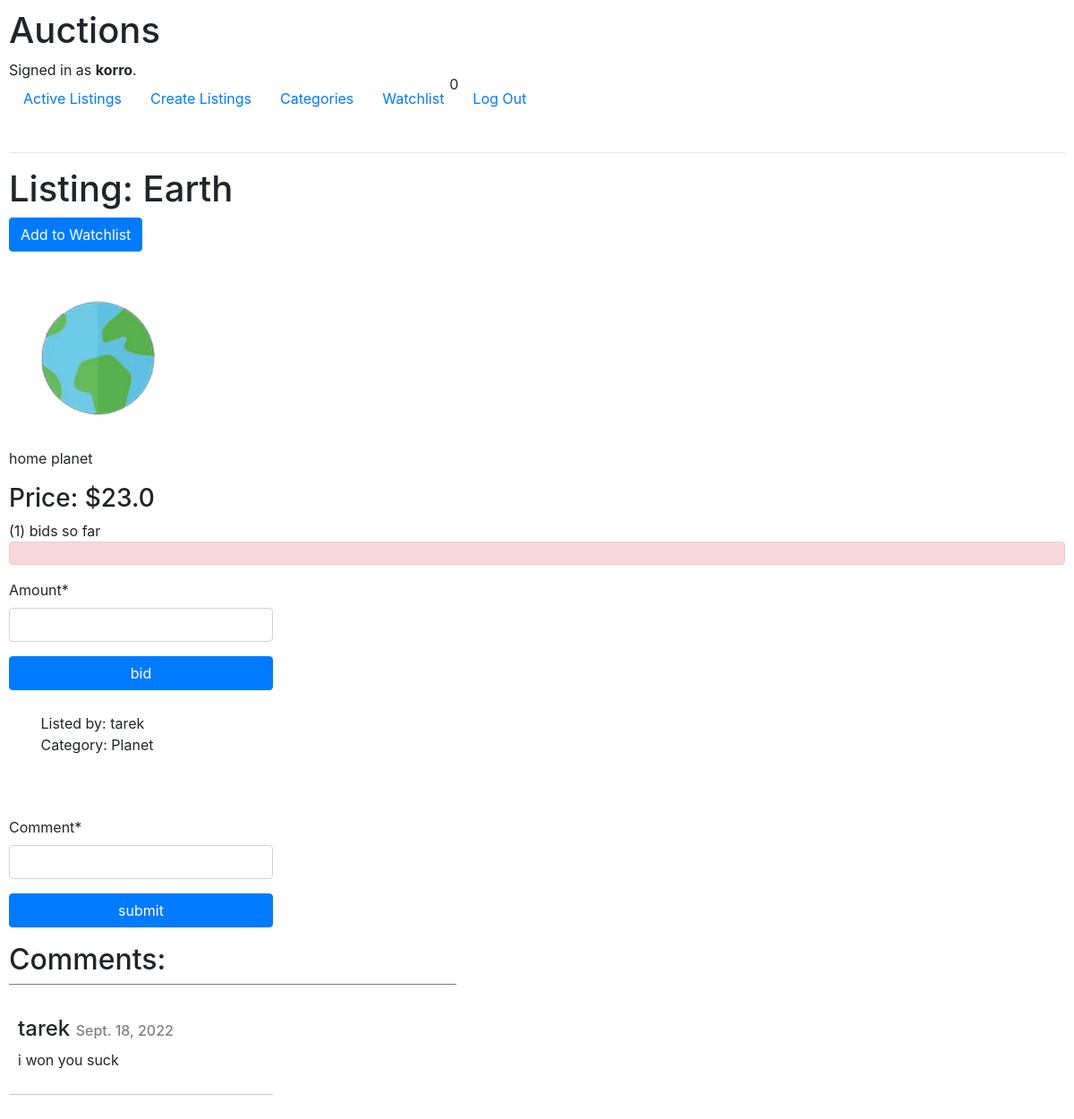
The app's page /2 (signed in) with its own data.
### auctions/models.py (models this page shows, shortened)
class User(AbstractUser):
    pass

class Listing(models.Model):
    user = models.ForeignKey(User, on_delete=models.PROTECT, default='',  null=True )
    title = models.CharField(max_length=200)
    description = models.TextField()
    image = models.ImageField(upload_to='media/')
    price = models.FloatField()
    category = models.ForeignKey(Category,on_delete=models.CASCADE,default='',blank=True, null=True)
    watchers = models.ManyToManyField(User,blank=True,related_name="listings",default=None)
    is_active = models.BooleanField(default=True)

class Category(models.Model):
    category = models.CharField(max_length=200)
    def __str__(self):
        return self.category

class Comment(models.Model):
    user = models.ForeignKey(User, on_delete=models.CASCADE)
    comment = models.CharField(max_length=200)
    listing = models.ForeignKey(Listing, on_delete=models.CASCADE, default='')
    date = models.DateField(default=now)

### auctions/views.py (the view)
# urls.py: path("<int:id>", views.listing, name="listing"),
@login_required(login_url='/login')
def listing(request, id):
    comment_form = AddComment()
    bid_form = AddBid()
    listing =  Listing.objects.get(id=id)
    if not listing:
        return HttpResponseRedirect("/")
    watchers = request.user.listings.all()
    bids = Bid.objects.filter(listing_id=listing.id)
    comments = Comment.objects.filter(listing_id=listing.id)
    winner = None
    for bid in Bid.objects.filter(listing_id=listing.id).values_list("amount"):
        if listing.is_active == False:
            if bids.aggregate(Max('amount'))['amount__max'] == bid[0]:
                winner = Bid.objects.get(listing_id=listing.id, amount=bids.aggregate(Max('amount'))['amount__max']).user
    return render(request, "auctions/listing.html", {
        "listing": listing,
        "comment_form": comment_form,
        "bid_form": bid_form,
        "watchers": watchers,
        "bids": bids,
        "comments": comments,
        "winner": winner
    })

### auctions/forms.py
class AddComment(ModelForm):
       class Meta:
             model = Comment
             fields = ['comment']

class AddBid(ModelForm):
       class Meta:
             model = Bid
             fields = ['amount']

### auctions/templates/auctions/listing.html (shortened to what this page needs)
{% extends "auctions/layout.html" %}
{% load crispy_forms_tags %}
{% block body %}
<div class="listing-page-active{% if not listing.is_active %}isting-page-inactive{% endif %} ">
   {% if  not listing.is_active  %}
        <h1> Listing: {{listing.title}} <span style="color:red;">[CLOSED]</span></h1> <span>winner:{{winner}}</span>
   {% else %}
        <h1> Listing: {{listing.title}}</h1>
   {% endif %}
    <div class="listing-btns">
    {% if user.is_authenticated %}
        {% if listing in watchers %}
            <form action="{% url 'deletewatchlist' id=listing.id %}" method="post">
                {% csrf_token %}
                 <input type="submit" value="Remove From watchlist" class="btn btn-danger" name="watchlistBtn">
             </form>
        {% else %}
            <form action="{% url 'addwatchlist' id=listing.id %}" method="post">
                <input type="submit" value="Add to Watchlist" class="btn btn-primary" name="watchlistBtn">
            </form>
        {% endif %}
    {% endif %}
    </div>
    <div class="info">
        <img src="{{MEDIA_URL}}{{listing.image}}" alt="" width="200px">
        <p>{{listing.description}}</p>
        <h3>Price: ${{listing.price}}</h3>
    </div>
    <div class="bids">
    <span class="bids">({{bids.count}}) bids so far</span>
        {% if user.is_authenticated %}
            {% if updated %}
            <div class="alert alert-success" role="alert">
                {{message}}
            </div>
            {% else %}
            <div class="alert alert-danger" role="alert">
            </div>
            {% endif %}
        {% if listing.is_active %}
        <form class="listing-form" action="{% url 'addbid' id=listing.id %} " method="post">
                {{bid_form | crispy}}
                <input class="btn btn-primary" type="submit" value="bid" name="bid">
        </form>
        {% endif %}
    {% endif %}
    </div>
    <div class="details">
        <ul>
            <li>Listed by: {{listing.user}}</li>
            <li>Category: {{listing.category}}</li>
        </ul>
    </div>
    {% if user.is_authenticated %}
        {% if listing.is_active %}
            <form class="listing-form" action="{% url 'addcomment' id=listing.id %}" method="post">
                {{comment_form | crispy }}
                <input class="btn btn-primary" type="submit" value="submit" name="commentbtn">
            </form>
        {% endif %}
    {% endif %}
    <div class="comment-section">
    <h2>Comments:</h2>
        <div class="underline"></div>
        <div class="comments">
            {% for comment in comments %}
                <div class="comment">
                    <h4>{{comment.user}} <span style="color:grey; font-size: 16px;">{{comment.date}}</span></h4>
                    <p>{{comment.comment}}</p>
                </div>
            {% endfor %}
        </div>
    </div>
</div>
{% endblock %}

### auctions/templates/auctions/layout.html (shortened to what this page needs)
{% load static %}
<!DOCTYPE html>
<html lang="en">
    <head>
        <link rel="stylesheet" href="https://stackpath.bootstrapcdn.com/bootstrap/4.4.1/css/bootstrap.min.css">
        <link href="{% static 'auctions/styles.css' %}" rel="stylesheet" type="text/css">
    </head>
    <body>
        <h1>Auctions</h1>
        <div>
            {% if user.is_authenticated %}
                Signed in as <strong>{{ user.username }}</strong>.
            {% else %}
                Not signed in.
            {% endif %}
        </div>
        <ul class="nav">
            <li class="nav-item">
                <a class="nav-link" href="{% url 'index' %}">Active Listings</a>
            </li>
            <li class="nav-item">
                <a class="nav-link" href="{% url 'create' %}">Create Listings</a>
            </li>
            <li class="nav-item">
                <a class="nav-link" href="{% url 'categories' %}">Categories</a>
            </li>
            {% if user.is_authenticated and watchers.count > 0 %}
            <li class="nav-item" >
                <a class="nav-link" href="{% url 'watchlist' %}">Watchlist</a>   <span class="watchers">{{ watchers.count }}</span>
            </li>
            {% else %}
            <li class="nav-item" >
                <a class="nav-link" href="{% url 'watchlist' %}">Watchlist</a>   <span class="watchers">0</span>
            </li>
            {% endif %}
            {% if user.is_authenticated %}
                <li class="nav-item">
                    <a class="nav-link" href="{% url 'logout' %}">Log Out</a>
                </li>
            {% endif %}
        </ul>
        <hr>
        {% block body %}
        {% endblock %}
    </body>
</html>

### auctions/static/auctions/styles.css (style rules this page uses)
body { padding: 10px; }
.watchers { width: 10%; height: 15%; padding: 5px; border-radius: 5px; position: relative; bottom: 75%; left: 85%; }
ul { list-style: none; }
.listing-page-active { display: grid; grid-template-columns: auto; grid-template-rows: .2fr .2fr 1fr .5fr .5fr .5fr 1fr; }
.info { display: grid; grid-template-columns: auto; grid-template-rows: .5fr .2fr .2fr; }
.listing-btns { display: grid; grid-gap: 5px; width: 10%; grid-template-columns: .5fr .5fr .5fr; }
.listing-form { max-width: 25%; display: flex; flex-direction: column; }
.listing-form input { max-height: 50px; }
.details { text-align: left; position: relative; margin: 25px; right: 2.5%; }
.underline { max-width: 500px; height: 1px; background:grey; }
.comment { margin-top: 25px; padding: 10px; width: 100%; border-bottom:solid 1px rgb(201, 201, 201); max-width: 25%; }

### records on screen
User: username "korro"
Listing: title "Earth", image (picture), description "home planet", price "23.0", user "tarek", category "Planet"
Comment: user "tarek", date "Sept. 18, 2022", comment "i won you suck"

### other values on screen
{{ bids.count }} "1"
